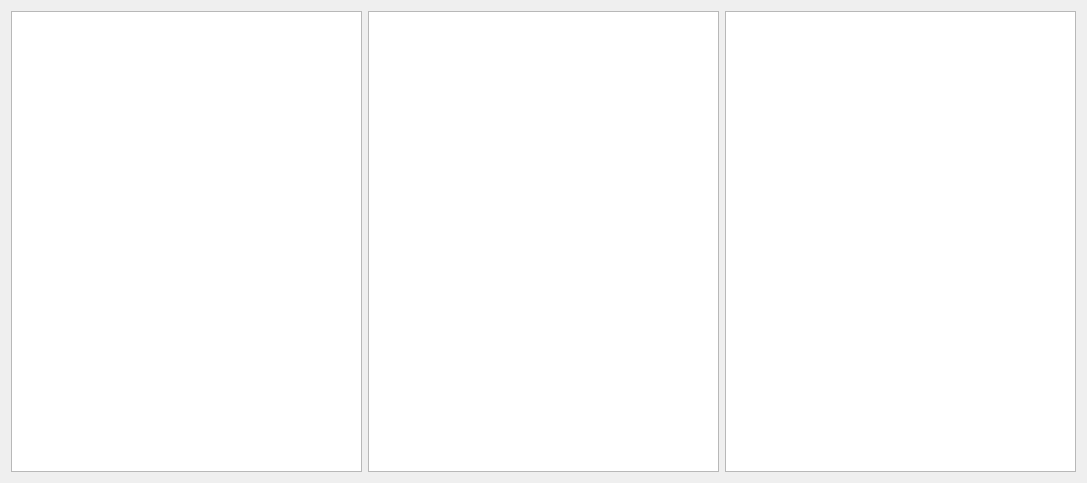
<?xml version="1.0" encoding="UTF-8"?>
<ui version="4.0">
 <class>Widget</class>
 <widget class="QWidget" name="Widget">
  <property name="geometry">
   <rect>
    <x>0</x>
    <y>0</y>
    <width>1087</width>
    <height>483</height>
   </rect>
  </property>
  <property name="windowTitle">
   <string>Widget</string>
  </property>
  <layout class="QHBoxLayout" name="horizontalLayout">
   <item>
    <widget class="QListView" name="listView"/>
   </item>
   <item>
    <widget class="QTableView" name="tableView"/>
   </item>
   <item>
    <widget class="QTreeView" name="treeView"/>
   </item>
  </layout>
 </widget>
 <layoutdefault spacing="6" margin="11"/>
 <resources/>
 <connections/>
</ui>
